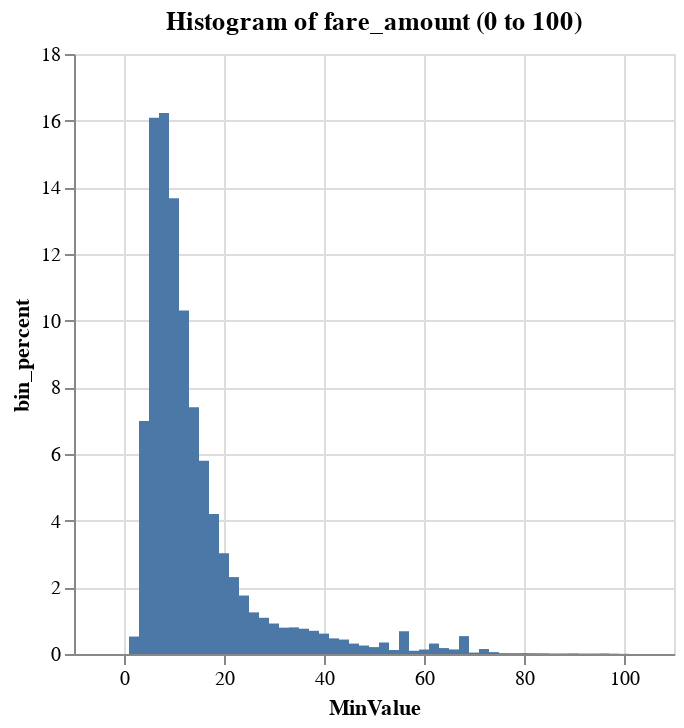

Write notebook code for a chart like this one.
### Code cell
%chart x = MinValue, y = bin_percent, title = "Histogram of fare_amount (0 to 100)", width = 500

### Figure 1 — Vega-Lite specification as saved in the notebook (floating-point values rounded to 4 significant figures)
{"$schema": "https://vega.github.io/schema/vega-lite/v3.json", "data": {"format": {"type": "csv"}, "values": "\"ColumnName\",\"Label\",\"MinValue\",\"MaxValue\",\"CountOfValues\",\"Bin_Percent\"\n\"fare_amount\",\"0-2\",\"0\",\"2\",\"0\",\"0\"\n\"fare_amount\",\"10-12\",\"10\",\"12\",\"64684\",\"13.670899987530408\"\n\"fare_amount\",\"100\",\"100\",\"100\",\"24\",\"0.005072376471781736\"\n\"fare_amount\",\"12-14\",\"12\",\"14\",\"48762\",\"10.305800896542541\"\n\"fare_amount\",\"14-16\",\"14\",\"16\",\"35016\",\"7.400597272329552\"\n\"fare_amount\",\"16-18\",\"16\",\"18\",\"27424\",\"5.796035515089263\"\n\"fare_amount\",\"18-20\",\"18\",\"20\",\"19888\",\"4.203309302949798\"\n\"fare_amount\",\"2-4\",\"2\",\"4\",\"2477\",\"0.5235115216918066\"\n\"fare_amount\",\"20-22\",\"20\",\"22\",\"14299\",\"3.0220796320836265\"\n\"fare_amount\",\"22-24\",\"22\",\"24\",\"10916\",\"2.3070858985820597\"\n\"fare_amount\",\"24-26\",\"24\",\"26\",\"8302\",\"1.7546195611971656\"\n\"fare_amount\",\"26-28\",\"26\",\"28\",\"5910\",\"1.2490727061762523\"\n\"fare_amount\",\"28-30\",\"28\",\"30\",\"5143\",\"1.0869680080988944\"\n\"fare_amount\",\"30-32\",\"30\",\"32\",\"4328\",\"0.9147185570779729\"\n\"fare_amount\",\"32-34\",\"32\",\"34\",\"3739\",\"0.790233984499663\"\n\"fare_amount\",\"34-36\",\"34\",\"36\",\"3780\",\"0.7988992943056235\"\n\"fare_amount\",\"36-38\",\"36\",\"38\",\"3589\",\"0.7585316315510271\"\n\"fare_amount\",\"38-40\",\"38\",\"40\",\"3295\",\"0.6963950197717008\"\n\"fare_amount\",\"4-6\",\"4\",\"6\",\"33073\",\"6.98994612713489\"\n\"fare_amount\",\"40-42\",\"40\",\"42\",\"2893\",\"0.6114327138693567\"\n\"fare_amount\",\"42-44\",\"42\",\"44\",\"2220\",\"0.4691948236398106\"\n\"fare_amount\",\"44-46\",\"44\",\"46\",\"2052\",\"0.4336881883373384\"\n\"fare_amount\",\"46-48\",\"46\",\"48\",\"1478\",\"0.31237385105389187\"\n\"fare_amount\",\"48-50\",\"48\",\"50\",\"1203\",\"0.2542528706480595\"\n\"fare_amount\",\"50-52\",\"50\",\"52\",\"978\",\"0.20669934122510572\"\n\"fare_amount\",\"52-54\",\"52\",\"54\",\"1636\",\"0.3457669961597883\"\n\"fare_amount\",\"54-56\",\"54\",\"56\",\"568\",\"0.12004624316550108\"\n\"fare_amount\",\"56-58\",\"56\",\"58\",\"3229\",\"0.682445984474301\"\n\"fare_amount\",\"58-60\",\"58\",\"60\",\"458\",\"0.09679785100316812\"\n\"fare_amount\",\"6-8\",\"6\",\"8\",\"76128\",\"16.089578168491666\"\n\"fare_amount\",\"60-62\",\"60\",\"62\",\"638\",\"0.13484067454153115\"\n\"fare_amount\",\"62-64\",\"62\",\"64\",\"1485\",\"0.31385329419149494\"\n\"fare_amount\",\"64-66\",\"64\",\"66\",\"843\",\"0.17816722357133347\"\n\"fare_amount\",\"66-68\",\"66\",\"68\",\"649\",\"0.13716551375776445\"\n\"fare_amount\",\"68-70\",\"68\",\"70\",\"2538\",\"0.5364038118909186\"\n\"fare_amount\",\"70-72\",\"70\",\"72\",\"201\",\"0.04248115295117204\"\n\"fare_amount\",\"72-74\",\"72\",\"74\",\"713\",\"0.15069185101584906\"\n\"fare_amount\",\"74-76\",\"74\",\"76\",\"267\",\"0.05643018824857181\"\n\"fare_amount\",\"76-78\",\"76\",\"78\",\"122\",\"0.025784580398223823\"\n\"fare_amount\",\"78-80\",\"78\",\"80\",\"115\",\"0.024305137260620818\"\n\"fare_amount\",\"8-10\",\"8\",\"10\",\"76790\",\"16.22949121950498\"\n\"fare_amount\",\"80-82\",\"80\",\"82\",\"125\",\"0.026418627457196538\"\n\"fare_amount\",\"82-84\",\"82\",\"84\",\"107\",\"0.022614345103360238\"\n\"fare_amount\",\"84-86\",\"84\",\"86\",\"100\",\"0.021134901965757232\"\n\"fare_amount\",\"86-88\",\"86\",\"88\",\"70\",\"0.014794431376030062\"\n\"fare_amount\",\"88-90\",\"88\",\"90\",\"76\",\"0.016062525493975494\"\n\"fare_amount\",\"90-92\",\"90\",\"92\",\"91\",\"0.01923276078883908\"\n\"fare_amount\",\"92-94\",\"92\",\"94\",\"61\",\"0.012892290199111912\"\n\"fare_amount\",\"94-96\",\"94\",\"96\",\"65\",\"0.0137376862777422\"\n\"fare_amount\",\"96-98\",\"96\",\"98\",\"81\",\"0.01711927059226336\"\n\"fare_amount\",\"98-100\",\"98\",\"100\",\"49\",\"0.010356101963221044\"\n"}, "encoding": {"x": {"axis": {"grid": true, "title": "MinValue"}, "field": "MinValue", "type": "quantitative"}, "y": {"axis": {"grid": true, "title": "bin_percent"}, "field": "Bin_Percent", "type": "quantitative"}}, "mark": {"color": "#4C78A8", "type": "bar"}, "title": "Histogram of fare_amount (0 to 100)", "width": "500"}
